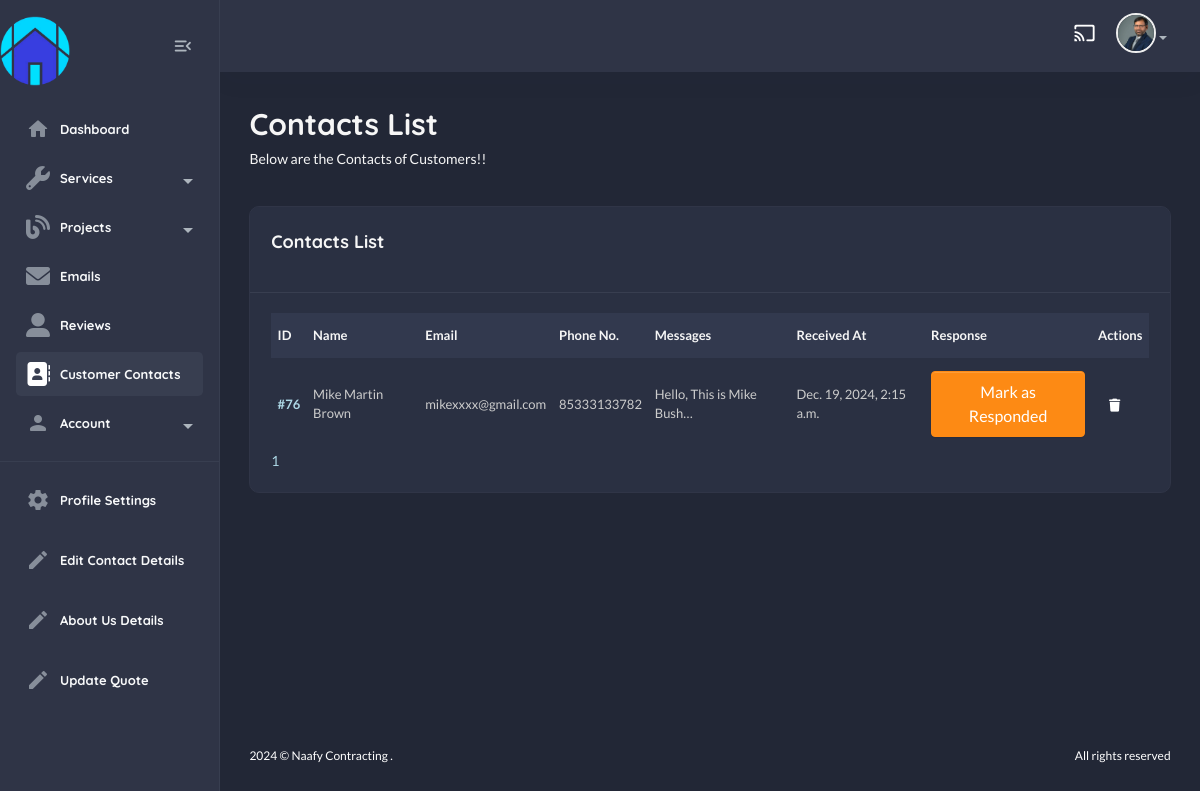
/useradmin/contacts/ (signed in), run on the app's committed database.
### useradmin/models.py (models this page shows, shortened)
class Profile(models.Model):
    user = models.OneToOneField(User, on_delete=models.CASCADE)
    first_name = models.CharField(max_length=255, blank=True, null=True)
    last_name = models.CharField(max_length=255, blank=True, null=True)
    email = models.EmailField(max_length=255, blank=True, null=True)
    bio = models.TextField(default="This is My Bio!")
    address = models.CharField(max_length=255, blank=True, null=True)
    profile_image = models.ImageField(upload_to='profile_images/', blank=True, null=True)
    last_updated = models.DateTimeField(auto_now=True)

### contact/models.py (models this page shows, shortened)
class Contact(models.Model):
    name = models.CharField(max_length=100)
    email = models.EmailField(unique=True)
    phone_no = models.CharField(max_length=20, default="+123 456 7890")
    message = models.TextField()
    submitted_at = models.DateTimeField(auto_now_add=True)
    responded = models.BooleanField(default=False)

### useradmin/views.py (the view)
# urls.py: path("contacts/", views.contact_view, name="contact-list"),
@login_required
def contact_view(request):
    contacts = Contact.objects.all().order_by("-id")
    paginator = Paginator(contacts, 10)
    page_number = request.GET.get("page")
    page_obj = paginator.get_page(page_number)
    return render(request, "useradmin/contact-list.html", {"contacts":page_obj})

### home/context_processors.py (called while the page is built)
def default(request):
    contact_details = ContactDetails.objects.first()
    return {
        "contact_details" : contact_details,
    }

### templates/useradmin/contact-list.html (shortened to what this page needs)
{% extends "useradmin/base.html" %}
    {% load static %}
        {% block content %}
            <section class="content-main">
                <div class="content-header">
                    <div>
                        <h2 class="content-title card-title">Contacts List</h2>
                        <p>Below are the Contacts of Customers!!</p>
                    </div>
                </div>
                <div class="card mb-4">
                    <header class="card-header">
                        <h4 class="card-title">Contacts List</h4>
                    </header>
                    <div class="card-body">
                        <div class="table-responsive">
                            <div class="table-responsive">
                                <table class="table align-middle table-nowrap mb-0">
                                    <thead class="table-light">
                                        <tr>
                                            <th class="align-middle" scope="col">ID</th>
                                            <th class="align-middle" scope="col">Name</th>
                                            <th class="align-middle" scope="col">Email</th>
                                            <th class="align-middle" scope="col">Phone No.</th>
                                            <th class="align-middle" scope="col">Messages</th>
                                            <th class="align-middle" scope="col">Received At</th>
                                            <th class="align-middle" scope="col">Response</th>
                                            <th class="align-middle" scope="col">Actions</th>
                                        </tr>
                                    </thead>
                                    <tbody>
                                        {% for c in contacts %}
                                            <tr>
                                                <td><a href="{% url "useradmin:contact-detail" c.id %}" class="fw-bold">#{{c.id}}</a></td>
                                                <td>{{c.name}}</td>
                                                <td>{{c.email}}</td>
                                                <td>{{c.phone_no}}</td>
                                                <td>{{c.message|truncatechars:30}}</td>
                                                <td>{{c.submitted_at}}</td>
                                                <td>
                                                    {% if c.responded %}
                                                        <span class="badge bg-success">Responded</span>
                                                    {% else %}
                                                        <form method="POST" action="{% url "useradmin:contact-response" c.id %}">
                                                            <button type="submit" class="btn btn-warning">Mark as Responded</button>
                                                        </form>
                                                    {% endif %}
                                                </td>
                                                <td>
                                                    <a href="{% url 'useradmin:delete-contact' c.id %}" class="btn btn-sm d-inline"><i class="fas fa-trash"></i></a>
                                                </td>
                                            </tr>
                                        {% endfor %}
                                    </tbody>
                                </table>
                            </div>
                        </div>
                        {% if contacts %}
                            <div class="row">
                                <div class="col-lg-12">
                                    <div class="blog__pagination">
                                        {% for num in contacts.paginator.page_range %}
                                            {% if contacts.number == num %}
                                                <a href="?page={{ num }}" class="active">{{ num }}</a>
                                            {% else %}
                                                <a href="?page={{ num }}">{{ num }}</a>
                                            {% endif %}
                                        {% endfor %}
                                    </div>
                                </div>
                            </div>
                        {% endif %}
                    </div>
                </div>
            </section>
{% endblock content %}

### templates/useradmin/base.html (shortened to what this page needs)
{% load static %}
<!DOCTYPE html>
<html lang="en">
    <head>
        <link href="{% static 'assets1/css/main.css' %}" rel="stylesheet" type="text/css" />
        <link rel="stylesheet" href="https://use.fontawesome.com/releases/v5.15.4/css/all.css">
        <link rel="stylesheet" href="{% static 'css/custom.css' %}" type="text/css">
        <link rel="stylesheet" href="https://cdnjs.cloudflare.com/ajax/libs/font-awesome/6.0.0/css/all.min.css">
    </head>
    <body class="dark">
        <aside class="navbar-aside" id="offcanvas_aside">
            <div class="d-flex justify-content-center align-items-center">
                <a href="{% url 'home:home' %}" target="_blank" class="brand-wrap">
                    <img src="{% static 'img/logo.png' %}" class="logo mr-100 mt-3" width="70px" alt="Naafy Dashboard" />
                </a>
                <div class="mx-3">
                    <button class="btn btn-icon btn-aside-minimize">
                        <i class="text-muted material-icons md-menu_open"></i>
                    </button>
                </div>
            </div>
            <nav>
                <ul class="menu-aside">
                    <li class="menu-item {% url 'useradmin:dashboard' as dashboard_url %} {% if request.path == dashboard_url %}active{% endif %}">
                        <a class="menu-link" href="{% url 'useradmin:dashboard' %}">
                            <i class="icon material-icons md-home"></i>
                            <span class="text">Dashboard</span>
                        </a>
                    </li>
                    <li class="menu-item has-submenu">
                        <a class="menu-link" href="#">
                            <i class="icon fas fa-wrench"></i>
                            <span class="text">Services</span>
                        </a>
                    </li>
                    <li class="menu-item has-submenu">
                        <a class="menu-link" href="#">
                            <i class="icon fas fa-blog"></i>
                            <span class="text">Projects</span>
                        </a>
                    </li>
                    <li class="menu-item {% url 'useradmin:email-list' as email_list_url %} {% if request.path == email_list_url %}active{% endif %}">
                        <a class="menu-link" href="{% url 'useradmin:email-list' %}">
                            <i class="icon fas fa-envelope"></i>
                            <span class="text">Emails</span>
                        </a>
                    </li>
                    <li class="menu-item {% url 'useradmin:reviews-list' as reviews_list_url %} {% if request.path == reviews_list_url %}active{% endif %}">
                        <a class="menu-link" href="{% url 'useradmin:reviews-list' %}">
                            <i class="icon fas fa-user-alt"></i>
                            <span class="text">Reviews</span>
                        </a>
                    </li>
                    <li class="menu-item {% url 'useradmin:contact-list' as contact_list_url %} {% if request.path == contact_list_url %}active{% endif %}">
                        <a class="menu-link" href="{% url 'useradmin:contact-list' %}">
                            <i class="icon fas fa-address-book"></i>
                            <span class="text">Customer Contacts</span>
                        </a>
                    </li>
                        <li class="menu-item has-submenu">
                            <a class="menu-link">
                                <i class="icon material-icons md-person"></i>
                                <span class="text">Account</span>
                            </a>
                </ul>
                <hr />
                <ul class="menu-aside">
                    <li class="menu-item">
                        <a class="menu-link" href="{% url "useradmin:profile" %}">
                            <i class="icon material-icons md-settings"></i>
                            <span class="text">Profile Settings</span>
                        </a>
                    </li>
                </ul>
                <ul class="menu-aside">
                    <li class="menu-item">
                        <a class="menu-link" href="{% url "useradmin:contact-details" %}">
                            <i class="icon material-icons md-edit"></i>
                            <span class="text">Edit Contact Details</span>
                        </a>
                    </li>
                </ul>
                <ul class="menu-aside">
                    <li class="menu-item">
                        <a class="menu-link" href="{% url "useradmin:about-us" %}">
                            <i class="icon material-icons md-edit"></i>
                            <span class="text">About Us Details</span>
                        </a>
                    </li>
                </ul>
                <ul class="menu-aside">
                    <li class="menu-item">
                        <a class="menu-link" href="{% url "useradmin:quote-view" %}">
                            <i class="icon material-icons md-edit"></i>
                            <span class="text">Update Quote</span>
                        </a>
                    </li>
                </ul>
                <br />
                <br />
            </nav>
        </aside>
        <main class="main-wrap">
            <header class="main-header navbar">
                <div class="col-nav ms-auto">
                    <ul class="nav ms-auto">
                        <li class="nav-item">
                            <a href="#" class="requestfullscreen nav-link btn-icon"><i class="material-icons md-cast"></i></a>
                        </li>
                        <li class="dropdown nav-item">
                            {% if request.user.profile.profile_image %}
                            <a class="dropdown-toggle" data-bs-toggle="dropdown" href="#" id="dropdownAccount" aria-expanded="false"> <img class="img-xs rounded-circle" src="{{request.user.profile.profile_image.url}}" alt="User" /></a>
                            {% endif %}
                        </li>
                    </ul>
                </div>
            </header>
            {% block content %}
            {% endblock content %}
            <footer class="main-footer font-xs">
                <div class="row pb-30 pt-15">
                    <div class="col-sm-6">
                        &copy; Naafy Contracting .
                    </div>
                    <div class="col-sm-6">
                        <div class="text-sm-end">All rights reserved</div>
                    </div>
                </div>
            </footer>
        </main>
    </body>
</html>

### data on the page
Contact: id "76", name "Mike Martin Brown", email "mikexxxx@gmail.com", phone_no "85333133782", message "Hello, This is Mike Bush…", submitted_at "Dec. 19, 2024, 2:15 a.m.", responded "Mark as Responded"

### other printed values
{{ num }} "1"
